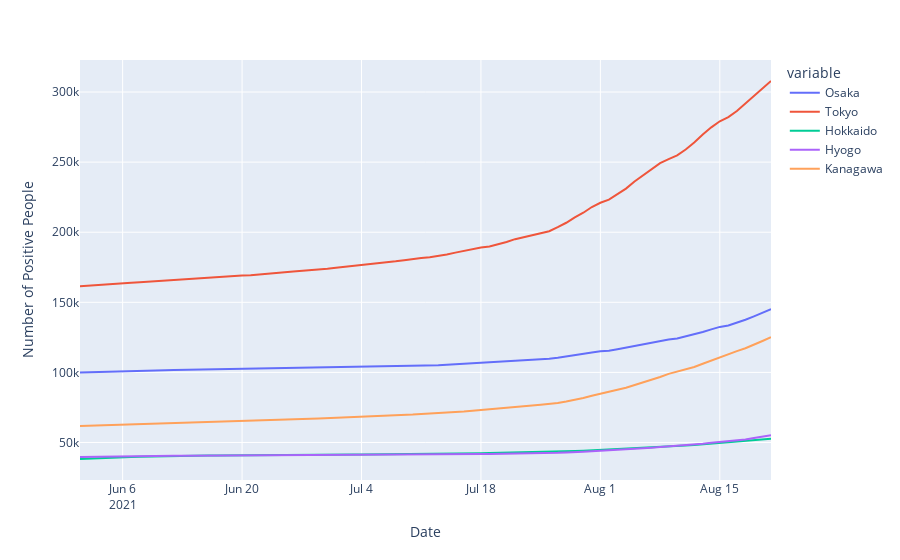

The code cell stored with this chart in its notebook:
### Code cell
# draw line chart 
fig = px.line(
    df_pos, 
    y= ['Osaka', 'Tokyo', 'Hokkaido', 'Hyogo', 'Kanagawa'],
    labels={'value': 'Number of Positive People'}
)

fig.show()
